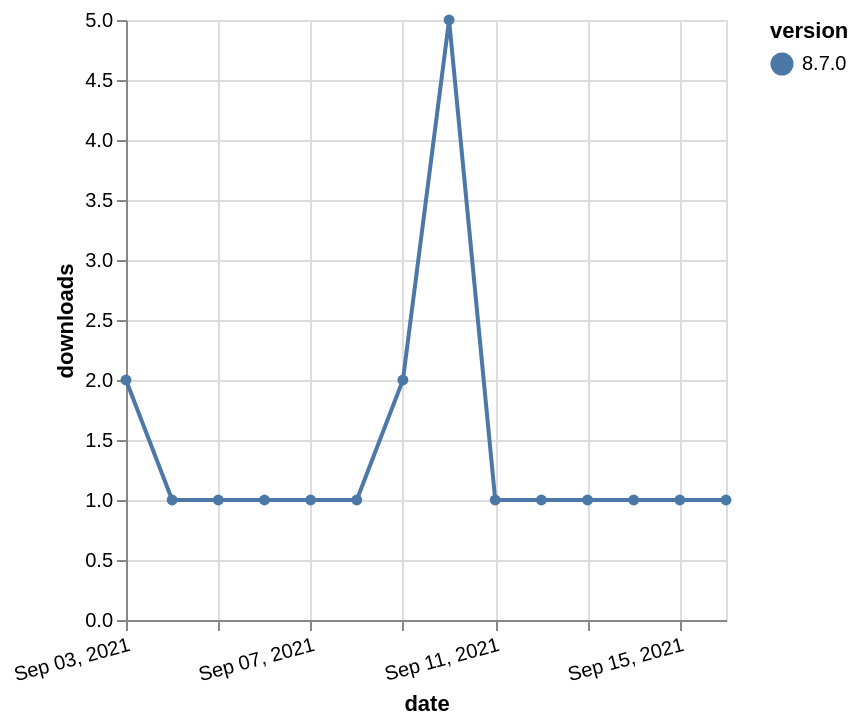

Vega-Lite specification for this chart:
### Vega-Lite specification from a JSON file in a GitHub repository (floating-point values rounded to 4 significant figures)
{"$schema": "https://vega.github.io/schema/vega-lite/v5.json", "description": "A simple bar chart with embedded data.", "data": {"values": [{"date": "2021-09-03", "total": 512, "delta": 2, "version": "8.7.0"}, {"date": "2021-09-04", "total": 513, "delta": 1, "version": "8.7.0"}, {"date": "2021-09-05", "total": 514, "delta": 1, "version": "8.7.0"}, {"date": "2021-09-06", "total": 515, "delta": 1, "version": "8.7.0"}, {"date": "2021-09-07", "total": 516, "delta": 1, "version": "8.7.0"}, {"date": "2021-09-08", "total": 517, "delta": 1, "version": "8.7.0"}, {"date": "2021-09-09", "total": 519, "delta": 2, "version": "8.7.0"}, {"date": "2021-09-10", "total": 524, "delta": 5, "version": "8.7.0"}, {"date": "2021-09-11", "total": 525, "delta": 1, "version": "8.7.0"}, {"date": "2021-09-12", "total": 526, "delta": 1, "version": "8.7.0"}, {"date": "2021-09-13", "total": 527, "delta": 1, "version": "8.7.0"}, {"date": "2021-09-14", "total": 528, "delta": 1, "version": "8.7.0"}, {"date": "2021-09-15", "total": 529, "delta": 1, "version": "8.7.0"}, {"date": "2021-09-16", "total": 530, "delta": 1, "version": "8.7.0"}]}, "width": "container", "mark": {"type": "line", "point": {"filled": true}}, "encoding": {"x": {"field": "date", "type": "temporal", "timeUnit": "yearmonthdate", "title": "date", "axis": {"labelAngle": -15}}, "y": {"field": "delta", "type": "quantitative", "title": "downloads"}, "color": {"field": "version", "type": "nominal"}, "tooltip": {"field": "delta"}}}
